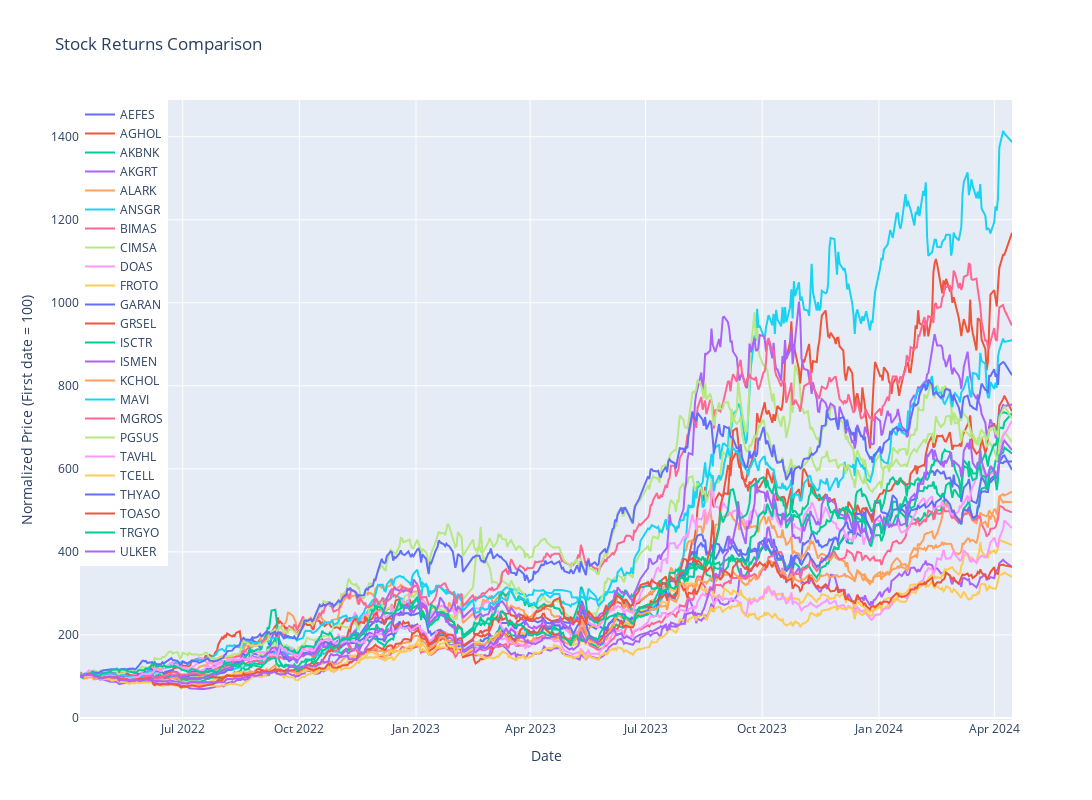

Notebook code cell kept with this figure:
### Code cell
import plotly.graph_objs as go

# Create traces for each column in the DataFrame
traces = []
for column in returns_comparision.columns:
    trace = go.Scatter(
        x=returns_comparision.index,
        y=returns_comparision[column],
        mode='lines',
        name=column,
        line=dict(width=2),
    )
    traces.append(trace)

# Define layout options
layout = go.Layout(
    title='Stock Returns Comparison',
    xaxis=dict(title='Date'),
    yaxis=dict(title='Normalized Price (First date = 100)'),
    legend=dict(x=0, y=1, traceorder='normal'),
    width=1200,  # Adjust the width as desired
    height=800   # Adjust the height as desired
)

# Create figure and plot
fig = go.Figure(data=traces, layout=layout)
fig.show()

### Figure 1 — Plotly figure (JSON) as saved in the notebook; plotly's stock layout.template omitted (floating-point values rounded to 4 significant figures; data arrays with more than 128 entries replaced by an {"elided": "..."} marker saying what was removed)
{"data": [{"line": {"width": 2}, "mode": "lines", "name": "AEFES", "type": "scatter", "x": {"elided": "502 str values"}, "y": {"elided": "502 float values"}}, {"line": {"width": 2}, "mode": "lines", "name": "AGHOL", "type": "scatter", "x": {"elided": "502 str values"}, "y": {"elided": "502 float values"}}, {"line": {"width": 2}, "mode": "lines", "name": "AKBNK", "type": "scatter", "x": {"elided": "502 str values"}, "y": {"elided": "502 float values"}}, {"line": {"width": 2}, "mode": "lines", "name": "AKGRT", "type": "scatter", "x": {"elided": "502 str values"}, "y": {"elided": "502 float values"}}, {"line": {"width": 2}, "mode": "lines", "name": "ALARK", "type": "scatter", "x": {"elided": "502 str values"}, "y": {"elided": "502 float values"}}, {"line": {"width": 2}, "mode": "lines", "name": "ANSGR", "type": "scatter", "x": {"elided": "502 str values"}, "y": {"elided": "502 float values"}}, {"line": {"width": 2}, "mode": "lines", "name": "BIMAS", "type": "scatter", "x": {"elided": "502 str values"}, "y": {"elided": "502 float values"}}, {"line": {"width": 2}, "mode": "lines", "name": "CIMSA", "type": "scatter", "x": {"elided": "502 str values"}, "y": {"elided": "502 float values"}}, {"line": {"width": 2}, "mode": "lines", "name": "DOAS", "type": "scatter", "x": {"elided": "502 str values"}, "y": {"elided": "502 float values"}}, {"line": {"width": 2}, "mode": "lines", "name": "FROTO", "type": "scatter", "x": {"elided": "502 str values"}, "y": {"elided": "502 float values"}}, {"line": {"width": 2}, "mode": "lines", "name": "GARAN", "type": "scatter", "x": {"elided": "502 str values"}, "y": {"elided": "502 float values"}}, {"line": {"width": 2}, "mode": "lines", "name": "GRSEL", "type": "scatter", "x": {"elided": "502 str values"}, "y": {"elided": "502 float values"}}, {"line": {"width": 2}, "mode": "lines", "name": "ISCTR", "type": "scatter", "x": {"elided": "502 str values"}, "y": {"elided": "502 float values"}}, {"line": {"width": 2}, "mode": "lines", "name": "ISMEN", "type": "scatter", "x": {"elided": "502 str values"}, "y": {"elided": "502 float values"}}, {"line": {"width": 2}, "mode": "lines", "name": "KCHOL", "type": "scatter", "x": {"elided": "502 str values"}, "y": {"elided": "502 float values"}}, {"line": {"width": 2}, "mode": "lines", "name": "MAVI", "type": "scatter", "x": {"elided": "502 str values"}, "y": {"elided": "502 float values"}}, {"line": {"width": 2}, "mode": "lines", "name": "MGROS", "type": "scatter", "x": {"elided": "502 str values"}, "y": {"elided": "502 float values"}}, {"line": {"width": 2}, "mode": "lines", "name": "PGSUS", "type": "scatter", "x": {"elided": "502 str values"}, "y": {"elided": "502 float values"}}, {"line": {"width": 2}, "mode": "lines", "name": "TAVHL", "type": "scatter", "x": {"elided": "502 str values"}, "y": {"elided": "502 float values"}}, {"line": {"width": 2}, "mode": "lines", "name": "TCELL", "type": "scatter", "x": {"elided": "502 str values"}, "y": {"elided": "502 float values"}}, {"line": {"width": 2}, "mode": "lines", "name": "THYAO", "type": "scatter", "x": {"elided": "502 str values"}, "y": {"elided": "502 float values"}}, {"line": {"width": 2}, "mode": "lines", "name": "TOASO", "type": "scatter", "x": {"elided": "502 str values"}, "y": {"elided": "502 float values"}}, {"line": {"width": 2}, "mode": "lines", "name": "TRGYO", "type": "scatter", "x": {"elided": "502 str values"}, "y": {"elided": "502 float values"}}, {"line": {"width": 2}, "mode": "lines", "name": "ULKER", "type": "scatter", "x": {"elided": "502 str values"}, "y": {"elided": "502 float values"}}], "layout": {"height": 800, "legend": {"traceorder": "normal", "x": 0, "y": 1}, "title": {"text": "Stock Returns Comparison"}, "width": 1200, "xaxis": {"title": {"text": "Date"}}, "yaxis": {"title": {"text": "Normalized Price (First date = 100)"}}}}
